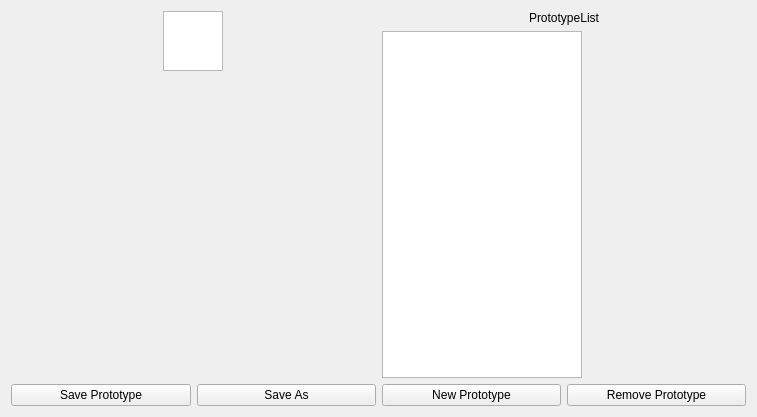
<?xml version="1.0" encoding="UTF-8"?>
<ui version="4.0">
 <class>PrototypeEditor</class>
 <widget class="QWidget" name="PrototypeEditor">
  <property name="geometry">
   <rect>
    <x>0</x>
    <y>0</y>
    <width>757</width>
    <height>417</height>
   </rect>
  </property>
  <property name="windowTitle">
   <string>Form</string>
  </property>
  <layout class="QHBoxLayout" name="horizontalLayout_4">
   <item>
    <layout class="QHBoxLayout" name="horizontalLayout_2">
     <item>
      <layout class="QVBoxLayout" name="verticalLayout">
       <item>
        <layout class="QVBoxLayout" name="verticalLayout_2">
         <item>
          <layout class="QHBoxLayout" name="horizontalLayout_3">
           <item>
            <widget class="QGraphicsView" name="graphicsViewPreview">
             <property name="sizePolicy">
              <sizepolicy hsizetype="Minimum" vsizetype="Minimum">
               <horstretch>0</horstretch>
               <verstretch>0</verstretch>
              </sizepolicy>
             </property>
             <property name="maximumSize">
              <size>
               <width>60</width>
               <height>60</height>
              </size>
             </property>
            </widget>
           </item>
          </layout>
         </item>
         <item>
          <widget class="cPropertyEditor" name="treeViewPrototype" native="true">
           <property name="sizePolicy">
            <sizepolicy hsizetype="Preferred" vsizetype="Expanding">
             <horstretch>0</horstretch>
             <verstretch>0</verstretch>
            </sizepolicy>
           </property>
          </widget>
         </item>
        </layout>
       </item>
       <item>
        <layout class="QHBoxLayout" name="horizontalLayout_5">
         <item>
          <widget class="QPushButton" name="buttonSavePrototype">
           <property name="text">
            <string>Save Prototype</string>
           </property>
          </widget>
         </item>
         <item>
          <widget class="QPushButton" name="buttonSaveAs">
           <property name="text">
            <string>Save As</string>
           </property>
          </widget>
         </item>
        </layout>
       </item>
      </layout>
     </item>
     <item>
      <layout class="QVBoxLayout" name="verticalLayout_3">
       <item>
        <widget class="QLabel" name="label">
         <property name="sizePolicy">
          <sizepolicy hsizetype="Minimum" vsizetype="Minimum">
           <horstretch>0</horstretch>
           <verstretch>0</verstretch>
          </sizepolicy>
         </property>
         <property name="text">
          <string>PrototypeList</string>
         </property>
         <property name="alignment">
          <set>Qt::AlignCenter</set>
         </property>
        </widget>
       </item>
       <item>
        <widget class="QListView" name="listViewAllPrototypes">
         <property name="sizePolicy">
          <sizepolicy hsizetype="Minimum" vsizetype="Expanding">
           <horstretch>0</horstretch>
           <verstretch>0</verstretch>
          </sizepolicy>
         </property>
         <property name="maximumSize">
          <size>
           <width>200</width>
           <height>16777215</height>
          </size>
         </property>
        </widget>
       </item>
       <item>
        <layout class="QHBoxLayout" name="horizontalLayout">
         <item>
          <widget class="QPushButton" name="buttonAddPrototype">
           <property name="text">
            <string>New Prototype</string>
           </property>
          </widget>
         </item>
         <item>
          <widget class="QPushButton" name="buttonRemovePrototype">
           <property name="text">
            <string>Remove Prototype</string>
           </property>
          </widget>
         </item>
        </layout>
       </item>
      </layout>
     </item>
    </layout>
   </item>
  </layout>
 </widget>
 <customwidgets>
  <customwidget>
   <class>cPropertyEditor</class>
   <extends>QWidget</extends>
   <header>Editor.Widgets.Editors.PropertyEditor.h</header>
   <container>1</container>
  </customwidget>
 </customwidgets>
 <resources/>
 <connections>
  <connection>
   <sender>listViewAllPrototypes</sender>
   <signal>doubleClicked(QModelIndex)</signal>
   <receiver>PrototypeEditor</receiver>
   <slot>PrototypeEditionAsked(QModelIndex)</slot>
   <hints>
    <hint type="sourcelabel">
     <x>582</x>
     <y>327</y>
    </hint>
    <hint type="destinationlabel">
     <x>466</x>
     <y>24</y>
    </hint>
   </hints>
  </connection>
  <connection>
   <sender>buttonSavePrototype</sender>
   <signal>clicked()</signal>
   <receiver>PrototypeEditor</receiver>
   <slot>SavePrototype()</slot>
   <hints>
    <hint type="sourcelabel">
     <x>189</x>
     <y>404</y>
    </hint>
    <hint type="destinationlabel">
     <x>613</x>
     <y>4</y>
    </hint>
   </hints>
  </connection>
  <connection>
   <sender>buttonAddPrototype</sender>
   <signal>clicked()</signal>
   <receiver>PrototypeEditor</receiver>
   <slot>AddNewPrototype()</slot>
   <hints>
    <hint type="sourcelabel">
     <x>439</x>
     <y>394</y>
    </hint>
    <hint type="destinationlabel">
     <x>420</x>
     <y>412</y>
    </hint>
   </hints>
  </connection>
  <connection>
   <sender>buttonRemovePrototype</sender>
   <signal>clicked()</signal>
   <receiver>PrototypeEditor</receiver>
   <slot>RemovePrototype()</slot>
   <hints>
    <hint type="sourcelabel">
     <x>648</x>
     <y>397</y>
    </hint>
    <hint type="destinationlabel">
     <x>615</x>
     <y>409</y>
    </hint>
   </hints>
  </connection>
  <connection>
   <sender>buttonSaveAs</sender>
   <signal>clicked()</signal>
   <receiver>PrototypeEditor</receiver>
   <slot>SavePrototypeAs()</slot>
   <hints>
    <hint type="sourcelabel">
     <x>235</x>
     <y>395</y>
    </hint>
    <hint type="destinationlabel">
     <x>210</x>
     <y>409</y>
    </hint>
   </hints>
  </connection>
 </connections>
 <slots>
  <slot>PrototypeEditionAsked(QModelIndex)</slot>
  <slot>EntityNameEdited(QString)</slot>
  <slot>SavePrototype()</slot>
  <slot>AddNewPrototype()</slot>
  <slot>RemovePrototype()</slot>
  <slot>PrototypeNameChanged(QString,QString)</slot>
  <slot>SavePrototypeAs()</slot>
 </slots>
</ui>
